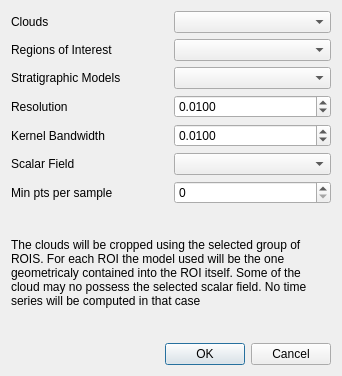
<?xml version="1.0" encoding="UTF-8"?>
<ui version="4.0">
 <class>ComputeTimeSeriesDlg</class>
 <widget class="QDialog" name="ComputeTimeSeriesDlg">
  <property name="geometry">
   <rect>
    <x>0</x>
    <y>0</y>
    <width>342</width>
    <height>376</height>
   </rect>
  </property>
  <property name="windowTitle">
   <string>Dialog</string>
  </property>
  <layout class="QGridLayout" name="gridLayout_2">
   <item row="0" column="0">
    <layout class="QGridLayout" name="gridLayout">
     <item row="3" column="1">
      <widget class="QDoubleSpinBox" name="spinResolution">
       <property name="decimals">
        <number>4</number>
       </property>
       <property name="minimum">
        <double>0.000000000000000</double>
       </property>
       <property name="maximum">
        <double>1000000000000.000000000000000</double>
       </property>
       <property name="singleStep">
        <double>0.001000000000000</double>
       </property>
       <property name="value">
        <double>0.010000000000000</double>
       </property>
      </widget>
     </item>
     <item row="4" column="0">
      <widget class="QLabel" name="label_6">
       <property name="text">
        <string>Kernel Bandwidth</string>
       </property>
      </widget>
     </item>
     <item row="5" column="1">
      <widget class="QComboBox" name="comboScalarFields"/>
     </item>
     <item row="0" column="1">
      <widget class="NewObjectSelectionComboBox" name="comboClouds"/>
     </item>
     <item row="2" column="0">
      <widget class="QLabel" name="label_3">
       <property name="text">
        <string>Stratigraphic Models</string>
       </property>
      </widget>
     </item>
     <item row="1" column="1">
      <widget class="NewObjectSelectionComboBox" name="comboRegions"/>
     </item>
     <item row="2" column="1">
      <widget class="NewObjectSelectionComboBox" name="comboModels"/>
     </item>
     <item row="0" column="0">
      <widget class="QLabel" name="label">
       <property name="text">
        <string>Clouds</string>
       </property>
      </widget>
     </item>
     <item row="3" column="0">
      <widget class="QLabel" name="label_5">
       <property name="text">
        <string>Resolution</string>
       </property>
      </widget>
     </item>
     <item row="1" column="0">
      <widget class="QLabel" name="label_2">
       <property name="text">
        <string>Regions of Interest</string>
       </property>
      </widget>
     </item>
     <item row="4" column="1">
      <widget class="QDoubleSpinBox" name="spinBandwidth">
       <property name="decimals">
        <number>4</number>
       </property>
       <property name="minimum">
        <double>0.000000000000000</double>
       </property>
       <property name="maximum">
        <double>1000000000000.000000000000000</double>
       </property>
       <property name="singleStep">
        <double>0.001000000000000</double>
       </property>
       <property name="value">
        <double>0.010000000000000</double>
       </property>
      </widget>
     </item>
     <item row="5" column="0">
      <widget class="QLabel" name="label_7">
       <property name="text">
        <string>Scalar Field</string>
       </property>
      </widget>
     </item>
     <item row="6" column="0">
      <widget class="QLabel" name="label_8">
       <property name="text">
        <string>Min pts per sample</string>
       </property>
      </widget>
     </item>
     <item row="6" column="1">
      <widget class="QSpinBox" name="spinMinNbPoints">
       <property name="maximum">
        <number>10000</number>
       </property>
      </widget>
     </item>
    </layout>
   </item>
   <item row="1" column="0">
    <widget class="QLabel" name="label_4">
     <property name="text">
      <string>The clouds will be cropped using the selected group of ROIS. For each ROI the model used will be the one geometricaly contained into the ROI itself. Some of the cloud may no possess the selected scalar field. No time series will be computed in that case</string>
     </property>
     <property name="textFormat">
      <enum>Qt::RichText</enum>
     </property>
     <property name="wordWrap">
      <bool>true</bool>
     </property>
    </widget>
   </item>
   <item row="2" column="0">
    <widget class="QDialogButtonBox" name="buttonBox">
     <property name="orientation">
      <enum>Qt::Horizontal</enum>
     </property>
     <property name="standardButtons">
      <set>QDialogButtonBox::Cancel|QDialogButtonBox::Ok</set>
     </property>
    </widget>
   </item>
  </layout>
 </widget>
 <customwidgets>
  <customwidget>
   <class>NewObjectSelectionComboBox</class>
   <extends>QComboBox</extends>
   <header location="global">NewObjectSelectionComboBox.h</header>
  </customwidget>
 </customwidgets>
 <resources/>
 <connections>
  <connection>
   <sender>buttonBox</sender>
   <signal>accepted()</signal>
   <receiver>ComputeTimeSeriesDlg</receiver>
   <slot>accept()</slot>
   <hints>
    <hint type="sourcelabel">
     <x>248</x>
     <y>254</y>
    </hint>
    <hint type="destinationlabel">
     <x>157</x>
     <y>274</y>
    </hint>
   </hints>
  </connection>
  <connection>
   <sender>buttonBox</sender>
   <signal>rejected()</signal>
   <receiver>ComputeTimeSeriesDlg</receiver>
   <slot>reject()</slot>
   <hints>
    <hint type="sourcelabel">
     <x>316</x>
     <y>260</y>
    </hint>
    <hint type="destinationlabel">
     <x>286</x>
     <y>274</y>
    </hint>
   </hints>
  </connection>
 </connections>
</ui>
